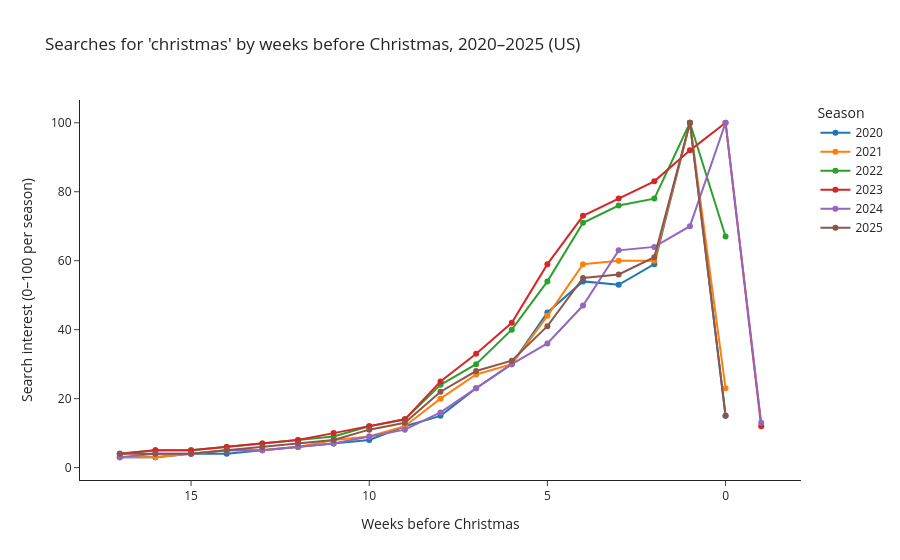

Notebook source saved alongside this figure:
### Code cell
fig = px.line(season_curve, x="weeks_before_christmas", y="interest", color="season",
              markers=True,
              title="Searches for 'christmas' by weeks before Christmas, 2020–2025 (US)",
              labels={"weeks_before_christmas": "Weeks before Christmas",
                      "interest": "Search interest (0–100 per season)", "season": "Season"},
              template="simple_white")
fig.update_xaxes(autorange="reversed")
fig.show()

### Figure 1 — Plotly figure (JSON) as saved in the notebook; plotly's stock layout.template omitted (floating-point values rounded to 4 significant figures)
{"data": [{"hovertemplate": "Season=2020<br>Weeks before Christmas=%{x}<br>Search interest (0–100 per season)=%{y}<extra></extra>", "legendgroup": "2020", "line": {"color": "#1F77B4", "dash": "solid"}, "marker": {"symbol": "circle"}, "mode": "lines+markers", "name": "2020", "orientation": "v", "showlegend": true, "type": "scatter", "x": [17.0, 16.0, 15.0, 14.0, 13.0, 12.0, 11.0, 10.0, 9.0, 8.0, 7.0, 6.0, 5.0, 4.0, 3.0, 2.0, 1.0, -0.0], "xaxis": "x", "y": [3, 3, 4, 4, 5, 6, 7, 8, 12, 15, 23, 30, 45, 54, 53, 59, 100, 15], "yaxis": "y"}, {"hovertemplate": "Season=2021<br>Weeks before Christmas=%{x}<br>Search interest (0–100 per season)=%{y}<extra></extra>", "legendgroup": "2021", "line": {"color": "#FF7F0E", "dash": "solid"}, "marker": {"symbol": "circle"}, "mode": "lines+markers", "name": "2021", "orientation": "v", "showlegend": true, "type": "scatter", "x": [17.0, 16.0, 15.0, 14.0, 13.0, 12.0, 11.0, 10.0, 9.0, 8.0, 7.0, 6.0, 5.0, 4.0, 3.0, 2.0, 1.0, -0.0], "xaxis": "x", "y": [3, 3, 4, 5, 5, 6, 8, 9, 12, 20, 27, 30, 44, 59, 60, 60, 100, 23], "yaxis": "y"}, {"hovertemplate": "Season=2022<br>Weeks before Christmas=%{x}<br>Search interest (0–100 per season)=%{y}<extra></extra>", "legendgroup": "2022", "line": {"color": "#2CA02C", "dash": "solid"}, "marker": {"symbol": "circle"}, "mode": "lines+markers", "name": "2022", "orientation": "v", "showlegend": true, "type": "scatter", "x": [17.0, 16.0, 15.0, 14.0, 13.0, 12.0, 11.0, 10.0, 9.0, 8.0, 7.0, 6.0, 5.0, 4.0, 3.0, 2.0, 1.0, 0.0], "xaxis": "x", "y": [4, 5, 5, 6, 7, 8, 9, 12, 14, 24, 30, 40, 54, 71, 76, 78, 100, 67], "yaxis": "y"}, {"hovertemplate": "Season=2023<br>Weeks before Christmas=%{x}<br>Search interest (0–100 per season)=%{y}<extra></extra>", "legendgroup": "2023", "line": {"color": "#D62728", "dash": "solid"}, "marker": {"symbol": "circle"}, "mode": "lines+markers", "name": "2023", "orientation": "v", "showlegend": true, "type": "scatter", "x": [17.0, 16.0, 15.0, 14.0, 13.0, 12.0, 11.0, 10.0, 9.0, 8.0, 7.0, 6.0, 5.0, 4.0, 3.0, 2.0, 1.0, 0.0, -1.0], "xaxis": "x", "y": [4, 5, 5, 6, 7, 8, 10, 12, 14, 25, 33, 42, 59, 73, 78, 83, 92, 100, 12], "yaxis": "y"}, {"hovertemplate": "Season=2024<br>Weeks before Christmas=%{x}<br>Search interest (0–100 per season)=%{y}<extra></extra>", "legendgroup": "2024", "line": {"color": "#9467BD", "dash": "solid"}, "marker": {"symbol": "circle"}, "mode": "lines+markers", "name": "2024", "orientation": "v", "showlegend": true, "type": "scatter", "x": [17.0, 16.0, 15.0, 14.0, 13.0, 12.0, 11.0, 10.0, 9.0, 8.0, 7.0, 6.0, 5.0, 4.0, 3.0, 2.0, 1.0, 0.0, -1.0], "xaxis": "x", "y": [3, 4, 4, 5, 5, 6, 7, 9, 11, 16, 23, 30, 36, 47, 63, 64, 70, 100, 13], "yaxis": "y"}, {"hovertemplate": "Season=2025<br>Weeks before Christmas=%{x}<br>Search interest (0–100 per season)=%{y}<extra></extra>", "legendgroup": "2025", "line": {"color": "#8C564B", "dash": "solid"}, "marker": {"symbol": "circle"}, "mode": "lines+markers", "name": "2025", "orientation": "v", "showlegend": true, "type": "scatter", "x": [17.0, 16.0, 15.0, 14.0, 13.0, 12.0, 11.0, 10.0, 9.0, 8.0, 7.0, 6.0, 5.0, 4.0, 3.0, 2.0, 1.0, -0.0], "xaxis": "x", "y": [4, 4, 4, 5, 6, 7, 8, 11, 13, 22, 28, 31, 41, 55, 56, 61, 100, 15], "yaxis": "y"}], "layout": {"legend": {"title": {"text": "Season"}, "tracegroupgap": 0}, "title": {"text": "Searches for 'christmas' by weeks before Christmas, 2020–2025 (US)"}, "xaxis": {"anchor": "y", "autorange": "reversed", "domain": [0, 1], "title": {"text": "Weeks before Christmas"}}, "yaxis": {"anchor": "x", "domain": [0, 1], "title": {"text": "Search interest (0–100 per season)"}}}}
